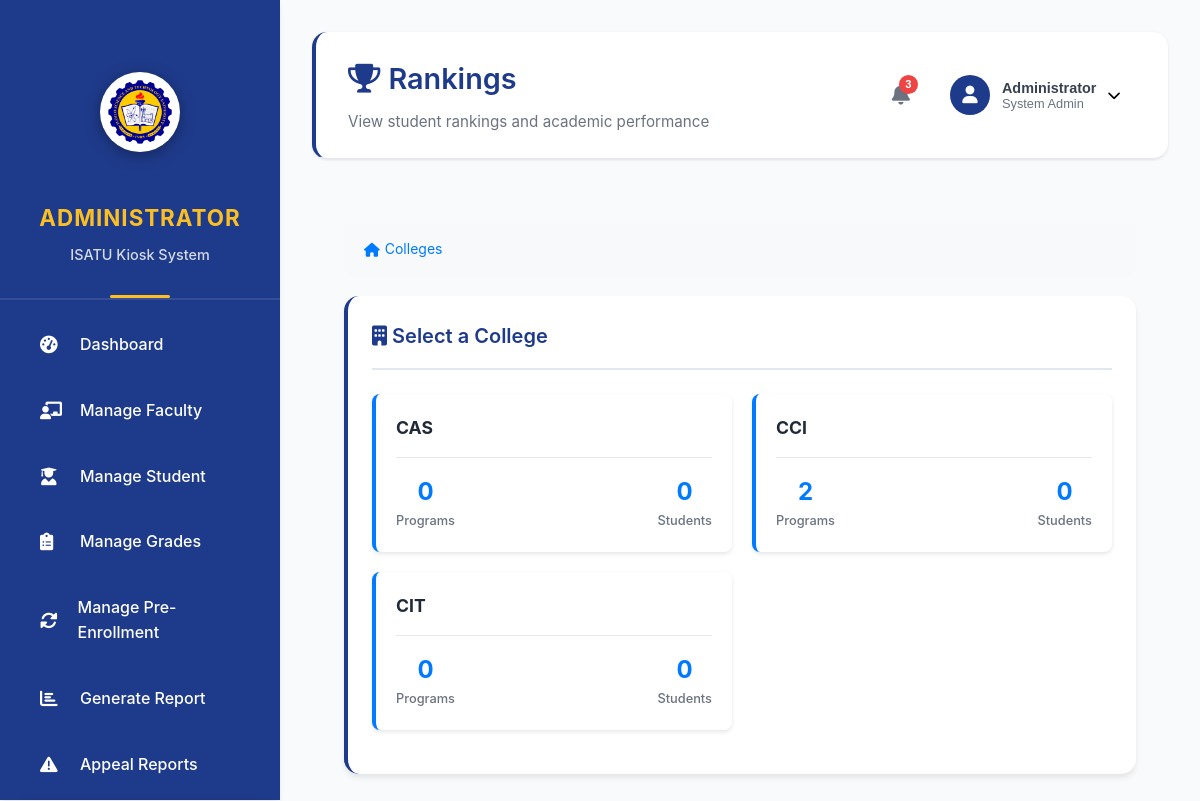
Page /view/rankings.php (signed in) on the committed database.
### tables this page shows
CREATE TABLE `departments` (
  `id` int(11) NOT NULL,
  `name` varchar(100) NOT NULL,
  `code` varchar(10) NOT NULL,
  `description` text DEFAULT NULL,
  `head_faculty_id` int(11) DEFAULT NULL,
  `created_at` timestamp NOT NULL DEFAULT current_timestamp(),
  `status` enum('active','inactive') DEFAULT 'active'
);

### view/rankings.php (the view, shortened to what this page needs)
<?php
require_once '../config/database.php';
$department_id = isset($_GET['department_id']) ? (int)$_GET['department_id'] : null;
$program_id = isset($_GET['program_id']) ? (int)$_GET['program_id'] : null;
$departments = [];
try {
    if (!$department_id) {
        $stmt = $pdo->prepare("
            SELECT d.*, u.first_name, u.last_name,
                   COUNT(DISTINCT p.id) as program_count,
                   COUNT(DISTINCT s.id) as student_count
            FROM departments d
            LEFT JOIN users u ON d.head_faculty_id = u.id
            LEFT JOIN programs p ON d.id = p.department_id AND p.status = 'active'
            LEFT JOIN student_profiles sp ON p.id = sp.program_id
            LEFT JOIN users s ON sp.user_id = s.id AND s.role = 'student' AND s.status = 'active'
            WHERE d.status = 'active'
            GROUP BY d.id
            ORDER BY d.name
        ");
        $stmt->execute();
        $departments = $stmt->fetchAll(PDO::FETCH_ASSOC);
    }
} catch (PDOException $e) {
    error_log("Database error in rankings.php: " . $e->getMessage());
    $message = 'Error loading data: ' . $e->getMessage();
    $message_type = 'error';
}
?>
<!DOCTYPE html>
<html lang="en">
<head>
    <link href="https://cdnjs.cloudflare.com/ajax/libs/font-awesome/6.0.0/css/all.min.css" rel="stylesheet">
    <link href="../assets/css/admin_dashboard.css" rel="stylesheet">
</head>
<body>
    <div class="admin-layout">
        <?php include '../includes/sidebar.php'; ?>
        <div class="main-content">
            <?php include '../includes/header.php'; ?>
            <div class="dashboard-content">
                <div class="breadcrumb">
                    <a href="?">
                        <i class="fas fa-home"></i>
                        Colleges
                    </a>
                </div>
                <?php if (!$department_id): ?>
                    <div class="dashboard-card">
                        <div class="card-header">
                            <h3 class="card-title">
                                <i class="fas fa-building"></i> Select a College
                            </h3>
                        </div>
                        <div class="card-content">
                            <?php if (empty($departments)): ?>
                                <div class="empty-state">
                                    <i class="fas fa-building"></i>
                                    <h3>No Colleges Found</h3>
                                    <p>No active colleges are available.</p>
                                </div>
                            <?php else: ?>
                                <div class="cards-grid">
                                    <?php foreach ($departments as $dept): ?>
                                        <div class="info-card" onclick="location.href='?department_id=<?php echo $dept['id']; ?>'">
                                            <h3><?php echo htmlspecialchars($dept['name']); ?></h3>
                                            <div class="stats">
                                                <div class="stat-item">
                                                    <div class="stat-value"><?php echo $dept['program_count']; ?></div>
                                                    <div class="stat-label">Programs</div>
                                                </div>
                                                <div class="stat-item">
                                                    <div class="stat-value"><?php echo $dept['student_count']; ?></div>
                                                    <div class="stat-label">Students</div>
                                                </div>
                                            </div>
                                        </div>
                                    <?php endforeach; ?>
                                </div>
                            <?php endif; ?>
                        </div>
                    </div>
                <?php endif; ?>
            </div>
        </div>
    </div>
</body>
</html>

### assets/css/admin_dashboard.css (style rules this page uses)
:root { --primary-blue: #1e3a8a; --secondary-blue: #3b82f6; --golden-yellow: #fbbf24; --light-yellow: #fef3c7; --white: #ffffff; --light-gray: #f8fafc; --gray: #64748b; --dark-gray: #334155; --success: #10b981; --warning: #f59e0b; --danger: #ef4444; --border-color: #e2e8f0; --shadow: 0 4px 6px -1px rgba(0, 0, 0, 0.1); }
* { margin: 0; padding: 0; box-sizing: border-box; }
body { font-family: -apple-system, BlinkMacSystemFont, 'Segoe UI', Roboto, sans-serif; background-color: var(--light-gray); color: var(--dark-gray); line-height: 1.6; }
.dashboard-container, .admin-layout { display: flex; min-height: 100vh; }
.main-content { flex: 1; margin-left: 280px; background-color: var(--light-gray); padding: 2rem; }
.dashboard-content { padding: 2rem; }
.stat-value { font-size: 2.5rem; font-weight: 700; color: var(--primary-blue); }
.stat-content p, .stat-label { color: var(--gray); font-weight: 500; font-size: 1rem; }
.large-section, .small-section, .dashboard-card { background: var(--white); border-radius: 15px; box-shadow: var(--shadow); overflow: hidden; border-left: 4px solid var(--primary-blue); padding: 1.5rem; }
.section-header, .card-header { display: flex; justify-content: space-between; align-items: center; margin-bottom: 1.5rem; padding-bottom: 1rem; border-bottom: 2px solid var(--border-color); }
.section-header h2, .section-header h3, .card-title { color: var(--primary-blue); font-weight: 600; font-size: 1.25rem; }
.stat-card, .dashboard-card { animation: fadeIn 0.6s ease-out; }

### view/rankings.php (style rules this page uses)
.breadcrumb { background: #f8f9fa; padding: 15px 20px; border-radius: 8px; margin-bottom: 20px; display: flex; align-items: center; gap: 10px; font-size: 14px; }
.breadcrumb a { color: #007bff; text-decoration: none; display: flex; align-items: center; gap: 5px; }
.cards-grid { display: grid; grid-template-columns: repeat(auto-fill, minmax(300px, 1fr)); gap: 20px; margin-bottom: 20px; }
.info-card { background: white; border-radius: 8px; padding: 20px; box-shadow: 0 2px 4px rgba(0,0,0,0.1); border-left: 4px solid #007bff; transition: all 0.3s ease; cursor: pointer; }
.info-card h3 { margin: 0 0 10px 0; color: #1f2937; font-size: 1.1em; }
.info-card .stats { display: flex; justify-content: space-between; margin-top: 15px; padding-top: 15px; border-top: 1px solid #e5e7eb; }
.stat-item { text-align: center; }
.stat-value { font-size: 1.5em; font-weight: bold; color: #007bff; }
.stat-label { font-size: 0.8em; color: #6b7280; }

### rows in the picture
departments: name "CAS", program_count "0", student_count "0"
departments: name "CCI", program_count "2", student_count "0"
departments: name "CIT", program_count "0", student_count "0"

### other values in the picture
$current_info['title'] "Rankings"
$current_info['description'] "View student rankings and academic performance"
